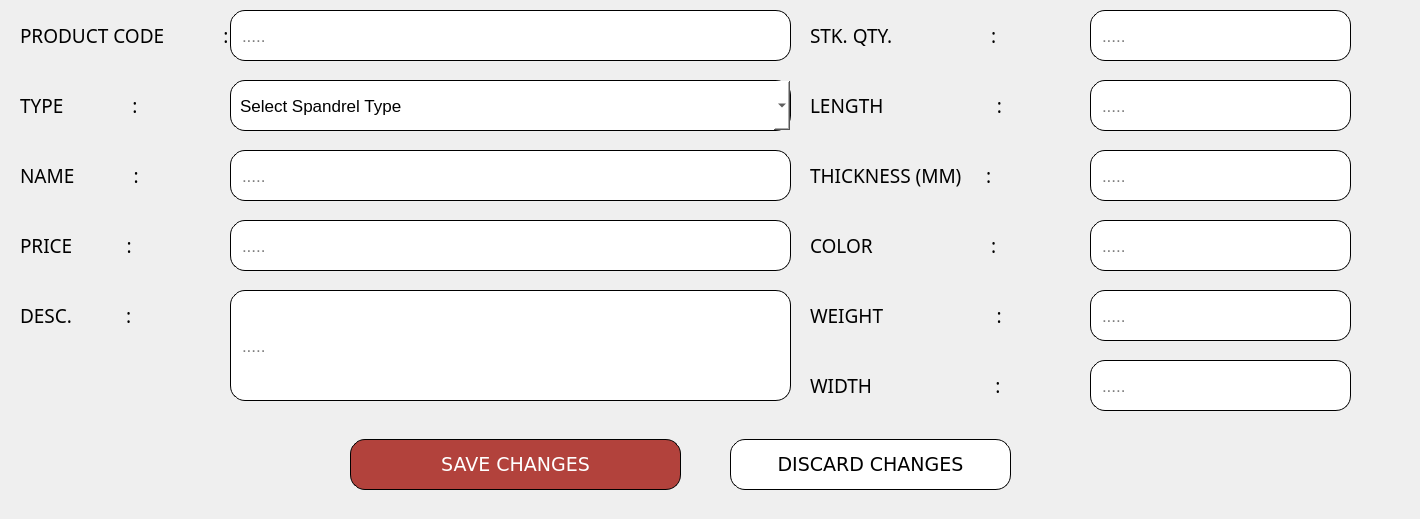
          <widget class="QWidget" name="EDIT_SPANDREL">
           <widget class="QFrame" name="frame_17">
            <property name="geometry">
             <rect>
              <x>-10</x>
              <y>419</y>
              <width>1331</width>
              <height>91</height>
             </rect>
            </property>
            <property name="styleSheet">
             <string notr="true">    background-color: transparent;
</string>
            </property>
            <property name="frameShape">
             <enum>QFrame::StyledPanel</enum>
            </property>
            <property name="frameShadow">
             <enum>QFrame::Raised</enum>
            </property>
            <widget class="QPushButton" name="pushButton_Save_SPANDRELedit">
             <property name="geometry">
              <rect>
               <x>360</x>
               <y>20</y>
               <width>331</width>
               <height>51</height>
              </rect>
             </property>
             <property name="font">
              <font>
               <family>Verdana</family>
               <pointsize>14</pointsize>
              </font>
             </property>
             <property name="styleSheet">
              <string notr="true">    background-color: #b2423c;
    color: white;
    border-radius: 15px;
border: 1px solid #000000; 
    padding: 9px;
font-family: &quot;Verdana&quot;, sans-serif; 
text-align: center;</string>
             </property>
             <property name="text">
              <string>SAVE CHANGES</string>
             </property>
            </widget>
            <widget class="QPushButton" name="pushButton_Discard_SPANDRELedit">
             <property name="geometry">
              <rect>
               <x>740</x>
               <y>20</y>
               <width>281</width>
               <height>51</height>
              </rect>
             </property>
             <property name="font">
              <font>
               <family>Verdana</family>
               <pointsize>14</pointsize>
              </font>
             </property>
             <property name="styleSheet">
              <string notr="true">
/* Default Inactive Button */
QPushButton {
    background-color: #ffffff;
    color: black;
    border-radius: 15px;
border: 1px solid #000000; 
    padding: 9px;
font-family: &quot;Verdana&quot;, sans-serif; 
text-align: center;
}

/* Hover Effect on Inactive Buttons */
QPushButton:hover {
    background-color: #a6a6a6;
    color: white;
}

/* Active Button (Current Page) */
QPushButton#activeButton {
    background-color: #a6a6a6;
    color: white;
}
</string>
             </property>
             <property name="text">
              <string>DISCARD CHANGES</string>
             </property>
            </widget>
           </widget>
           <widget class="QFrame" name="frame_editspandrel">
            <property name="geometry">
             <rect>
              <x>-10</x>
              <y>0</y>
              <width>1411</width>
              <height>421</height>
             </rect>
            </property>
            <property name="styleSheet">
             <string notr="true">    background-color: transparent;
</string>
            </property>
            <property name="frameShape">
             <enum>QFrame::StyledPanel</enum>
            </property>
            <property name="frameShadow">
             <enum>QFrame::Raised</enum>
            </property>
            <widget class="QLabel" name="label_43">
             <property name="geometry">
              <rect>
               <x>30</x>
               <y>0</y>
               <width>211</width>
               <height>71</height>
              </rect>
             </property>
             <property name="font">
              <font>
               <family>Poppins Medium</family>
               <pointsize>14</pointsize>
               <weight>50</weight>
               <bold>false</bold>
              </font>
             </property>
             <property name="styleSheet">
              <string notr="true">    background-color: transparent;
</string>
             </property>
             <property name="text">
              <string>PRODUCT CODE            :</string>
             </property>
            </widget>
            <widget class="QLabel" name="label_44">
             <property name="geometry">
              <rect>
               <x>30</x>
               <y>140</y>
               <width>171</width>
               <height>71</height>
              </rect>
             </property>
             <property name="font">
              <font>
               <family>Poppins Medium</family>
               <pointsize>14</pointsize>
               <weight>50</weight>
               <bold>false</bold>
              </font>
             </property>
             <property name="styleSheet">
              <string notr="true">    background-color: transparent;
</string>
             </property>
             <property name="text">
              <string>NAME            :</string>
             </property>
            </widget>
            <widget class="QLabel" name="label_141">
             <property name="geometry">
              <rect>
               <x>30</x>
               <y>260</y>
               <width>161</width>
               <height>111</height>
              </rect>
             </property>
             <property name="font">
              <font>
               <family>Poppins Medium</family>
               <pointsize>14</pointsize>
               <weight>50</weight>
               <bold>false</bold>
              </font>
             </property>
             <property name="styleSheet">
              <string notr="true">    background-color: transparent;
</string>
             </property>
             <property name="text">
              <string>DESC.           :</string>
             </property>
            </widget>
            <widget class="QLabel" name="label_142">
             <property name="geometry">
              <rect>
               <x>30</x>
               <y>50</y>
               <width>171</width>
               <height>111</height>
              </rect>
             </property>
             <property name="font">
              <font>
               <family>Poppins Medium</family>
               <pointsize>14</pointsize>
               <weight>50</weight>
               <bold>false</bold>
              </font>
             </property>
             <property name="styleSheet">
              <string notr="true">    background-color: transparent;
</string>
             </property>
             <property name="text">
              <string>TYPE              :</string>
             </property>
            </widget>
            <widget class="QLineEdit" name="lineEdit_EditSPANDREL_prodCode">
             <property name="geometry">
              <rect>
               <x>240</x>
               <y>10</y>
               <width>561</width>
               <height>51</height>
              </rect>
             </property>
             <property name="font">
              <font>
               <pointsize>13</pointsize>
              </font>
             </property>
             <property name="styleSheet">
              <string notr="true">    background-color: #ffffff;
    color: black;
    border-radius: 15px;
border: 1px solid #000000; 
    padding: 9px;
</string>
             </property>
             <property name="placeholderText">
              <string>.....</string>
             </property>
            </widget>
            <widget class="QLineEdit" name="lineEdit_EditSPANDREL_Name">
             <property name="geometry">
              <rect>
               <x>240</x>
               <y>150</y>
               <width>561</width>
               <height>51</height>
              </rect>
             </property>
             <property name="font">
              <font>
               <pointsize>13</pointsize>
              </font>
             </property>
             <property name="styleSheet">
              <string notr="true">    background-color: #ffffff;
    color: black;
    border-radius: 15px;
border: 1px solid #000000; 
    padding: 9px;
</string>
             </property>
             <property name="placeholderText">
              <string>.....</string>
             </property>
            </widget>
            <widget class="QLineEdit" name="lineEdit_EditSPANDREL_Weight">
             <property name="geometry">
              <rect>
               <x>1100</x>
               <y>290</y>
               <width>261</width>
               <height>51</height>
              </rect>
             </property>
             <property name="font">
              <font>
               <pointsize>13</pointsize>
              </font>
             </property>
             <property name="styleSheet">
              <string notr="true">    background-color: #ffffff;
    color: black;
    border-radius: 15px;
border: 1px solid #000000; 
    padding: 9px;
</string>
             </property>
             <property name="placeholderText">
              <string>.....</string>
             </property>
            </widget>
            <widget class="QLabel" name="label_143">
             <property name="geometry">
              <rect>
               <x>820</x>
               <y>-50</y>
               <width>271</width>
               <height>171</height>
              </rect>
             </property>
             <property name="font">
              <font>
               <family>Poppins Medium</family>
               <pointsize>14</pointsize>
               <weight>50</weight>
               <bold>false</bold>
              </font>
             </property>
             <property name="styleSheet">
              <string notr="true">    background-color: transparent;
</string>
             </property>
             <property name="text">
              <string>STK. QTY.                    :</string>
             </property>
            </widget>
            <widget class="QLineEdit" name="lineEdit_EditSPANDREL_Qty">
             <property name="geometry">
              <rect>
               <x>1100</x>
               <y>10</y>
               <width>261</width>
               <height>51</height>
              </rect>
             </property>
             <property name="font">
              <font>
               <pointsize>13</pointsize>
              </font>
             </property>
             <property name="styleSheet">
              <string notr="true">    background-color: #ffffff;
    color: black;
    border-radius: 15px;
border: 1px solid #000000; 
    padding: 9px;
</string>
             </property>
             <property name="placeholderText">
              <string>.....</string>
             </property>
            </widget>
            <widget class="QLabel" name="label_144">
             <property name="geometry">
              <rect>
               <x>820</x>
               <y>130</y>
               <width>281</width>
               <height>91</height>
              </rect>
             </property>
             <property name="font">
              <font>
               <family>Poppins Medium</family>
               <pointsize>14</pointsize>
               <weight>50</weight>
               <bold>false</bold>
              </font>
             </property>
             <property name="styleSheet">
              <string notr="true">    background-color: transparent;
</string>
             </property>
             <property name="text">
              <string>THICKNESS (MM)     :</string>
             </property>
            </widget>
            <widget class="QLabel" name="label_145">
             <property name="geometry">
              <rect>
               <x>820</x>
               <y>270</y>
               <width>261</width>
               <height>91</height>
              </rect>
             </property>
             <property name="font">
              <font>
               <family>Poppins Medium</family>
               <pointsize>14</pointsize>
               <weight>50</weight>
               <bold>false</bold>
              </font>
             </property>
             <property name="styleSheet">
              <string notr="true">    background-color: transparent;
</string>
             </property>
             <property name="text">
              <string>WEIGHT                       :</string>
             </property>
            </widget>
            <widget class="QLineEdit" name="lineEdit_EditSPANDREL_Thickness">
             <property name="geometry">
              <rect>
               <x>1100</x>
               <y>150</y>
               <width>261</width>
               <height>51</height>
              </rect>
             </property>
             <property name="font">
              <font>
               <pointsize>13</pointsize>
              </font>
             </property>
             <property name="styleSheet">
              <string notr="true">    background-color: #ffffff;
    color: black;
    border-radius: 15px;
border: 1px solid #000000; 
    padding: 9px;
</string>
             </property>
             <property name="placeholderText">
              <string>.....</string>
             </property>
            </widget>
            <widget class="QLabel" name="label_146">
             <property name="geometry">
              <rect>
               <x>820</x>
               <y>200</y>
               <width>271</width>
               <height>91</height>
              </rect>
             </property>
             <property name="font">
              <font>
               <family>Poppins Medium</family>
               <pointsize>14</pointsize>
               <weight>50</weight>
               <bold>false</bold>
              </font>
             </property>
             <property name="styleSheet">
              <string notr="true">    background-color: transparent;
</string>
             </property>
             <property name="text">
              <string>COLOR                        :</string>
             </property>
            </widget>
            <widget class="QLineEdit" name="lineEdit_EditSPANDREL_Color">
             <property name="geometry">
              <rect>
               <x>1100</x>
               <y>220</y>
               <width>261</width>
               <height>51</height>
              </rect>
             </property>
             <property name="font">
              <font>
               <pointsize>13</pointsize>
              </font>
             </property>
             <property name="styleSheet">
              <string notr="true">    background-color: #ffffff;
    color: black;
    border-radius: 15px;
border: 1px solid #000000; 
    padding: 9px;
</string>
             </property>
             <property name="placeholderText">
              <string>.....</string>
             </property>
            </widget>
            <widget class="QLabel" name="label_148">
             <property name="geometry">
              <rect>
               <x>820</x>
               <y>50</y>
               <width>261</width>
               <height>111</height>
              </rect>
             </property>
             <property name="font">
              <font>
               <family>Poppins Medium</family>
               <pointsize>14</pointsize>
               <weight>50</weight>
               <bold>false</bold>
              </font>
             </property>
             <property name="styleSheet">
              <string notr="true">    background-color: transparent;
</string>
             </property>
             <property name="text">
              <string>LENGTH                       :</string>
             </property>
            </widget>
            <widget class="QLineEdit" name="lineEdit_EditSPANDREL_Length">
             <property name="geometry">
              <rect>
               <x>1100</x>
               <y>80</y>
               <width>261</width>
               <height>51</height>
              </rect>
             </property>
             <property name="font">
              <font>
               <pointsize>13</pointsize>
              </font>
             </property>
             <property name="styleSheet">
              <string notr="true">    background-color: #ffffff;
    color: black;
    border-radius: 15px;
border: 1px solid #000000; 
    padding: 9px;
</string>
             </property>
             <property name="placeholderText">
              <string>.....</string>
             </property>
            </widget>
            <widget class="QLabel" name="label_149">
             <property name="geometry">
              <rect>
               <x>30</x>
               <y>170</y>
               <width>181</width>
               <height>151</height>
              </rect>
             </property>
             <property name="font">
              <font>
               <family>Poppins Medium</family>
               <pointsize>14</pointsize>
               <weight>50</weight>
               <bold>false</bold>
              </font>
             </property>
             <property name="styleSheet">
              <string notr="true">    background-color: transparent;
</string>
             </property>
             <property name="text">
              <string>PRICE           :</string>
             </property>
            </widget>
            <widget class="QLineEdit" name="lineEdit_EditSPANDREL_Price">
             <property name="geometry">
              <rect>
               <x>240</x>
               <y>220</y>
               <width>561</width>
               <height>51</height>
              </rect>
             </property>
             <property name="font">
              <font>
               <pointsize>13</pointsize>
              </font>
             </property>
             <property name="styleSheet">
              <string notr="true">    background-color: #ffffff;
    color: black;
    border-radius: 15px;
border: 1px solid #000000; 
    padding: 9px;
</string>
             </property>
             <property name="placeholderText">
              <string>.....</string>
             </property>
            </widget>
            <widget class="QLineEdit" name="lineEdit_EditSPANDREL_Desc">
             <property name="geometry">
              <rect>
               <x>240</x>
               <y>290</y>
               <width>561</width>
               <height>111</height>
              </rect>
             </property>
             <property name="font">
              <font>
               <pointsize>13</pointsize>
              </font>
             </property>
             <property name="styleSheet">
              <string notr="true">    background-color: #ffffff;
    color: black;
    border-radius: 15px;
border: 1px solid #000000; 
    padding: 9px;
</string>
             </property>
             <property name="placeholderText">
              <string>.....</string>
             </property>
            </widget>
            <widget class="QComboBox" name="comboBox_EditSPANDREL_Type">
             <property name="geometry">
              <rect>
               <x>240</x>
               <y>80</y>
               <width>561</width>
               <height>51</height>
              </rect>
             </property>
             <property name="font">
              <font>
               <pointsize>13</pointsize>
              </font>
             </property>
             <property name="styleSheet">
              <string notr="true">    background-color: #ffffff;
    color: black;
    border-radius: 15px;
border: 1px solid #000000; 
    padding: 9px;
</string>
             </property>
             <item>
              <property name="text">
               <string>Select Spandrel Type</string>
              </property>
             </item>
             <item>
              <property name="text">
               <string>V Cut (Spandrel Type)</string>
              </property>
             </item>
             <item>
              <property name="text">
               <string>Ceiling (Spandrel Type)</string>
              </property>
             </item>
            </widget>
            <widget class="QLabel" name="label_162">
             <property name="geometry">
              <rect>
               <x>820</x>
               <y>340</y>
               <width>271</width>
               <height>91</height>
              </rect>
             </property>
             <property name="font">
              <font>
               <family>Poppins Medium</family>
               <pointsize>14</pointsize>
               <weight>50</weight>
               <bold>false</bold>
              </font>
             </property>
             <property name="styleSheet">
              <string notr="true">    background-color: transparent;
</string>
             </property>
             <property name="text">
              <string>WIDTH                         :</string>
             </property>
            </widget>
            <widget class="QLineEdit" name="lineEdit_EditSPANDREL_Width">
             <property name="geometry">
              <rect>
               <x>1100</x>
               <y>360</y>
               <width>261</width>
               <height>51</height>
              </rect>
             </property>
             <property name="font">
              <font>
               <pointsize>13</pointsize>
              </font>
             </property>
             <property name="styleSheet">
              <string notr="true">    background-color: #ffffff;
    color: black;
    border-radius: 15px;
border: 1px solid #000000; 
    padding: 9px;
</string>
             </property>
             <property name="placeholderText">
              <string>.....</string>
             </property>
            </widget>
           </widget>
          </widget>
